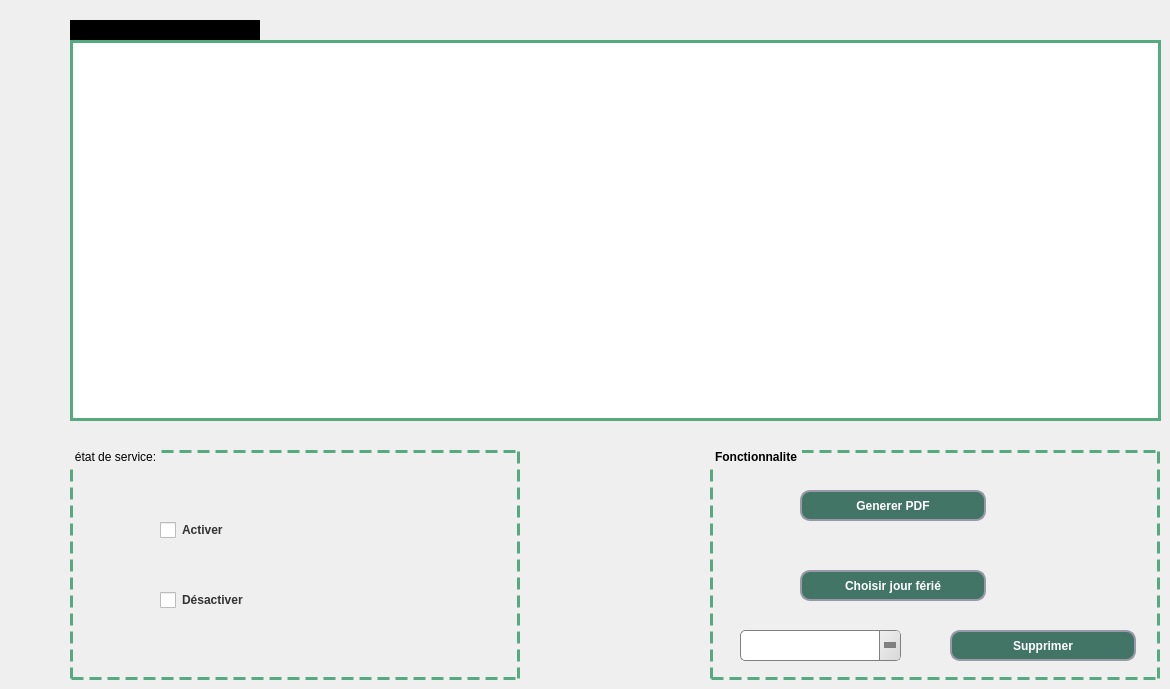
     <widget class="QWidget" name="tab_4">
      <attribute name="title">
       <string>Lavage</string>
      </attribute>
      <widget class="QGroupBox" name="groupBox_3">
       <property name="geometry">
        <rect>
         <x>70</x>
         <y>450</y>
         <width>450</width>
         <height>230</height>
        </rect>
       </property>
       <property name="styleSheet">
        <string notr="true">QGroupBox {
    border: 3px dashed rgb(85, 170, 127);
    margin-top: 1ex; /* leave space at the top for the title */
font: 10pt &quot;MS Shell Dlg 2&quot;;
}

QGroupBox::title {
    subcontrol-origin: margin;
    padding: 0 3px;
}</string>
       </property>
       <property name="title">
        <string>état de service:</string>
       </property>
       <widget class="QCheckBox" name="checkBox_3">
        <property name="geometry">
         <rect>
          <x>70</x>
          <y>70</y>
          <width>150</width>
          <height>20</height>
         </rect>
        </property>
        <property name="styleSheet">
         <string notr="true">QCheckBox {
    color: #333;
    font-weight: bold;
    padding-left: 20px;
}

QCheckBox::indicator {
    width: 16px;
    height: 16px;
}


</string>
        </property>
        <property name="text">
         <string>Activer</string>
        </property>
       </widget>
       <widget class="QCheckBox" name="checkBox_4">
        <property name="geometry">
         <rect>
          <x>70</x>
          <y>140</y>
          <width>150</width>
          <height>20</height>
         </rect>
        </property>
        <property name="styleSheet">
         <string notr="true">QCheckBox {
    color: #333;
    font-weight: bold;
    padding-left: 20px;
}

QCheckBox::indicator {
    width: 16px;
    height: 16px;
}

</string>
        </property>
        <property name="text">
         <string>Désactiver</string>
        </property>
       </widget>
      </widget>
      <widget class="QLabel" name="label_11">
       <property name="geometry">
        <rect>
         <x>70</x>
         <y>20</y>
         <width>190</width>
         <height>20</height>
        </rect>
       </property>
       <property name="styleSheet">
        <string notr="true">QLabel {
	font: 12pt &quot;MS Shell Dlg 2&quot;;
    color: black;
    background-color: black;
    font-weight: bold;
}
</string>
       </property>
       <property name="text">
        <string>Service récent :</string>
       </property>
      </widget>
      <widget class="QLabel" name="label_15">
       <property name="geometry">
        <rect>
         <x>1020</x>
         <y>9</y>
         <width>141</width>
         <height>31</height>
        </rect>
       </property>
       <property name="text">
        <string/>
       </property>
       <property name="pixmap">
        <pixmap>../../../../Downloads/331307335_580804193677575_966179827642562636_n.png</pixmap>
       </property>
       <property name="scaledContents">
        <bool>true</bool>
       </property>
      </widget>
      <widget class="QGroupBox" name="groupBox_8">
       <property name="geometry">
        <rect>
         <x>710</x>
         <y>450</y>
         <width>450</width>
         <height>230</height>
        </rect>
       </property>
       <property name="styleSheet">
        <string notr="true">QGroupBox {
    border: 3px dashed rgb(85, 170, 127);
    margin-top: 1ex; /* leave space at the top for the title */
font: 75 9pt &quot;MS Shell Dlg 2&quot;;
font-weight: bold;
}

QGroupBox::title {
    subcontrol-origin: margin;
    padding: 0 3px;
}</string>
       </property>
       <property name="title">
        <string>Fonctionnalite</string>
       </property>
       <widget class="QPushButton" name="pushButton_7">
        <property name="geometry">
         <rect>
          <x>90</x>
          <y>40</y>
          <width>186</width>
          <height>31</height>
         </rect>
        </property>
        <property name="font">
         <font>
          <pointsize>9</pointsize>
          <weight>75</weight>
          <bold>true</bold>
         </font>
        </property>
        <property name="styleSheet">
         <string notr="true">QPushButton{
 background: rgb(66, 117, 102);
border-radius:10px;
border-style:solid;
border-width:2px;
border-color:#9999aa;
color:white;
}
QPushButton:enabled{
 background-color: rgb(66, 117, 102);
color:white;
}

QPushButton:pressed{
 background-color: qlineargradient(spread:pad, x1:0.5, y1:0.0342727, x2:0.5, y2:1, stop:0 rgba(0, 255, 255, 255), stop:1 rgba(255, 255, 255, 255));
color:#fffffe;
}

QPushButton:hover:!pressed{
 background-color:   rgb(221,222,217);
color:#0c2f70;
}

QPushButton:disabled{
background-color:rgb(66, 117, 102);
color:#ffffff;
}</string>
        </property>
        <property name="text">
         <string>Generer PDF</string>
        </property>
       </widget>
       <widget class="QLabel" name="label_20">
        <property name="geometry">
         <rect>
          <x>20</x>
          <y>30</y>
          <width>51</width>
          <height>51</height>
         </rect>
        </property>
        <property name="text">
         <string/>
        </property>
        <property name="pixmap">
         <pixmap>../../../../Downloads/331585408_556456159849722_8965214278401908655_n (1).png</pixmap>
        </property>
        <property name="scaledContents">
         <bool>true</bool>
        </property>
       </widget>
       <widget class="QPushButton" name="pushButton_8">
        <property name="geometry">
         <rect>
          <x>90</x>
          <y>120</y>
          <width>186</width>
          <height>31</height>
         </rect>
        </property>
        <property name="font">
         <font>
          <pointsize>9</pointsize>
          <weight>75</weight>
          <bold>true</bold>
         </font>
        </property>
        <property name="styleSheet">
         <string notr="true">QPushButton{
 background: rgb(66, 117, 102);
border-radius:10px;
border-style:solid;
border-width:2px;
border-color:#9999aa;
color:white;
}
QPushButton:enabled{
 background-color: rgb(66, 117, 102);
color:white;
}

QPushButton:pressed{
 background-color: qlineargradient(spread:pad, x1:0.5, y1:0.0342727, x2:0.5, y2:1, stop:0 rgba(0, 255, 255, 255), stop:1 rgba(255, 255, 255, 255));
color:#fffffe;
}

QPushButton:hover:!pressed{
 background-color:   rgb(221,222,217);
color:#0c2f70;
}

QPushButton:disabled{
background-color:rgb(66, 117, 102);
color:#ffffff;
}</string>
        </property>
        <property name="text">
         <string>Choisir jour férié</string>
        </property>
       </widget>
       <widget class="QLabel" name="label_21">
        <property name="geometry">
         <rect>
          <x>20</x>
          <y>110</y>
          <width>51</width>
          <height>51</height>
         </rect>
        </property>
        <property name="text">
         <string/>
        </property>
        <property name="pixmap">
         <pixmap>../../../../Downloads/calendar (1).png</pixmap>
        </property>
        <property name="scaledContents">
         <bool>true</bool>
        </property>
       </widget>
       <widget class="QPushButton" name="pushButton_27">
        <property name="geometry">
         <rect>
          <x>240</x>
          <y>180</y>
          <width>186</width>
          <height>31</height>
         </rect>
        </property>
        <property name="font">
         <font>
          <pointsize>9</pointsize>
          <weight>75</weight>
          <bold>true</bold>
         </font>
        </property>
        <property name="styleSheet">
         <string notr="true">QPushButton{
 background: rgb(66, 117, 102);
border-radius:10px;
border-style:solid;
border-width:2px;
border-color:#9999aa;
color:white;
}
QPushButton:enabled{
 background-color: rgb(66, 117, 102);
color:white;
}

QPushButton:pressed{
 background-color: qlineargradient(spread:pad, x1:0.5, y1:0.0342727, x2:0.5, y2:1, stop:0 rgba(0, 255, 255, 255), stop:1 rgba(255, 255, 255, 255));
color:#fffffe;
}

QPushButton:hover:!pressed{
 background-color:   rgb(221,222,217);
color:#0c2f70;
}

QPushButton:disabled{
background-color:rgb(66, 117, 102);
color:#ffffff;
}</string>
        </property>
        <property name="text">
         <string>Supprimer</string>
        </property>
       </widget>
       <widget class="QComboBox" name="ComboBox_type_sr_9">
        <property name="geometry">
         <rect>
          <x>30</x>
          <y>180</y>
          <width>161</width>
          <height>31</height>
         </rect>
        </property>
        <property name="styleSheet">
         <string notr="true">QComboBox {
    background: qlineargradient(x1:0, y1:0, x2:1, y2:0,
        stop:0 #E1E1E1, stop: 0.4 #DDDDDD,
        stop: 0.5 #D8D8D8, stop: 1.0 #D3D3D3);
    border: 1px solid gray;
    border-radius: 5px;
    padding: 1px 18px 1px 3px;
}
QComboBox::down-arrow {
    width: 0;
    height: 0;
    border-style: solid;
    border-width: 6px 6px 0 6px;
    border-color: gray transparent transparent transparent;
}
QComboBox::drop-down {
    subcontrol-origin: padding;
    subcontrol-position: top right;
    width: 20px;
    border-left-width: 1px;
    border-left-color: gray;
    border-left-style: solid;
    border-top-right-radius: 3px;
    border-bottom-right-radius: 3px;
    background: qlineargradient(x1: 0, y1: 0, x2: 1, y2: 1, stop: 0 #f0f0f0, stop: 1 #d8d8d8);

}
QComboBox::hover {
    background: #d0d0d0;
}

QComboBox::pressed {
    background: #c8c8c8;
}</string>
        </property>
       </widget>
      </widget>
      <widget class="QTableView" name="tab_recent_lavage">
       <property name="geometry">
        <rect>
         <x>70</x>
         <y>40</y>
         <width>1091</width>
         <height>381</height>
        </rect>
       </property>
       <property name="styleSheet">
        <string notr="true">QHeaderView::section {
	font: 75 9pt &quot;MS Shell Dlg 2&quot;;
font-weight: bold;
	color:rgb(66,117,102);
    padding: 4px;
    border-style: solid ;
    border-bottom: 2px solid rgb(85, 170, 127) ;
    border-right: 2px solid rgb(85, 170, 127) ;
}
QScrollBar:horizontal {
    border: 2px solid grey;
    background: #3f7265;
    height: 15px;
    margin: 0px 20px 0 20px;
}
QScrollBar::handle:horizontal {
    background:rgb(238, 238, 238);
    min-width: 20px;
}
QScrollBar::add-line:horizontal {
    border: 2px solid grey;
    background: #3f7265;
    width: 20px;
    subcontrol-position: right;
    subcontrol-origin: margin;
}

QScrollBar::sub-line:horizontal {
    border: 2px solid grey;
    background: #3f7265;
    width: 20px;
    subcontrol-position: left;
    subcontrol-origin: margin;
}
QTableView {
    border: 3px solid rgb(85, 170, 127);
    inner-border: 3px dashed rgb(85, 170, 127);
    margin-top: 1ex; /* leave space at the top for the title */
font: 10pt &quot;MS Shell Dlg 2&quot;;
}</string>
       </property>
      </widget>
     </widget>
